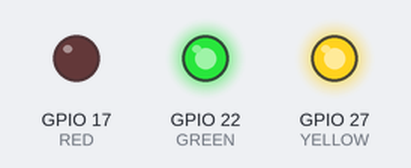
Recording of a program running on a simulated Raspberry Pi (BCM pin numbers). On the bench: output pins drawn as LEDs (lit = HIGH).

Above: at 0.2 s.
At 1.2 s:
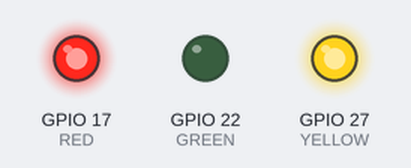
At 3.7 s:
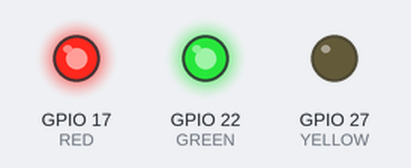
Timing chart, 0 to 4.6 s (numbered marks = the images above):
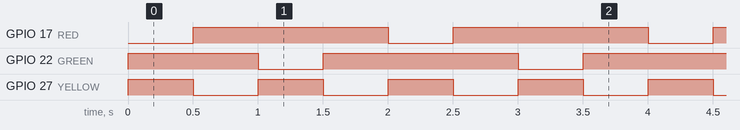

The program:

flash.py
```python
import RPi.GPIO as GPIO
import time

RED = 17
YELLOW = 27
GREEN = 22
WAIT = 0.5

# Pin Setup:
GPIO.setmode(GPIO.BCM) # Broadcom pin-numbering scheme
GPIO.setup(RED, GPIO.OUT) # LED pin set as output
GPIO.setup(YELLOW, GPIO.OUT) # PWM pin set as output
GPIO.setup(GREEN, GPIO.OUT) # PWM pin set as output

# Initial state for LEDs:
GPIO.output(RED, GPIO.HIGH)
GPIO.output(YELLOW, GPIO.HIGH)
GPIO.output(GREEN, GPIO.HIGH)


try:
    while True:
        GPIO.output(RED,GPIO.LOW)
        time.sleep(WAIT)
        GPIO.output(YELLOW,GPIO.LOW)
        GPIO.output(RED, GPIO.HIGH)
        time.sleep(WAIT)
        GPIO.output(YELLOW, GPIO.HIGH)
        GPIO.output(GREEN, GPIO.LOW)
        time.sleep(WAIT)
        GPIO.output(GREEN, GPIO.HIGH)
        GPIO.output(YELLOW, GPIO.LOW)
        time.sleep(WAIT)
        GPIO.output(YELLOW, GPIO.HIGH)

except KeyboardInterrupt:
    GPIO.output(RED, GPIO.HIGH)
    GPIO.output(YELLOW, GPIO.HIGH)
    GPIO.output(GREEN, GPIO.HIGH)
    GPIO.cleanup()
```

Measured:
- by itself, GPIO 17 (RED), GPIO 22 (GREEN): alternates HIGH for 1.5 s and LOW for 0.50 s
- by itself, GPIO 27 (YELLOW): alternates HIGH for 0.50 s and LOW for 0.50 s
- by itself, everything shown: repeats every 2.0 s, in 4 steps
